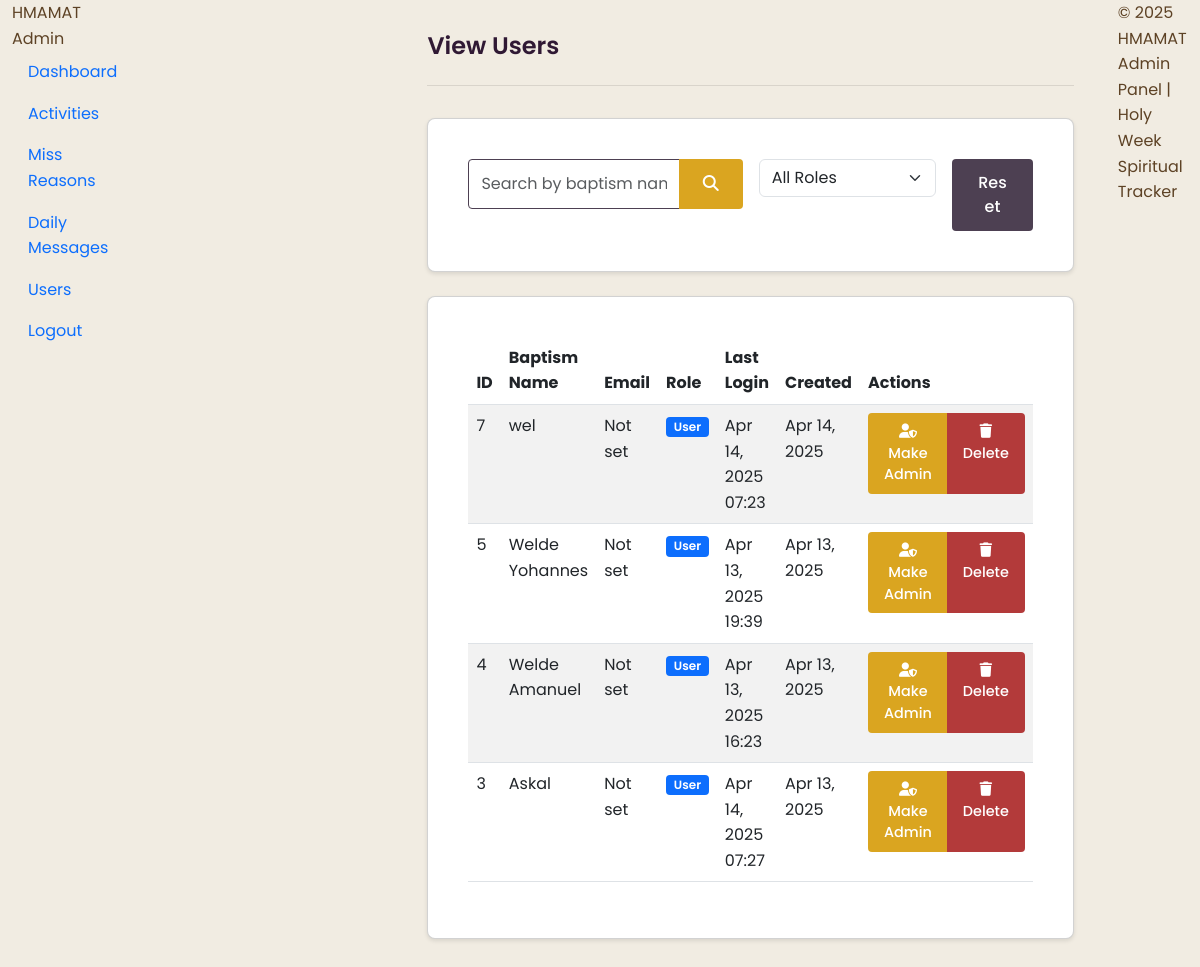
Page /admin/view_users.php (signed in) on the committed database.
### tables this page shows
CREATE TABLE `users` (
  `id` int(11) NOT NULL,
  `baptism_name` varchar(50) NOT NULL,
  `role` enum('user','admin') NOT NULL DEFAULT 'user',
  `password` varchar(255) NOT NULL,
  `unique_id` varchar(64) DEFAULT NULL,
  `email` varchar(100) DEFAULT NULL,
  `last_ip` varchar(45) DEFAULT NULL,
  `user_agent` text DEFAULT NULL,
  `last_login` datetime DEFAULT NULL,
  `created_at` datetime DEFAULT current_timestamp()
);

### admin/view_users.php (the view, shortened to what this page needs)
<?php
require_once '../includes/auth_check.php';
$page = isset($_GET['page']) ? (int)$_GET['page'] : 1;
$limit = 20;
$offset = ($page - 1) * $limit;
$search = isset($_GET['search']) ? trim($_GET['search']) : '';
$query = "SELECT id, baptism_name, email, role, last_login, last_ip, created_at FROM users";
$params = [];
$types = "";
$query .= " ORDER BY id DESC LIMIT ? OFFSET ?";
$params[] = $limit;
$params[] = $offset;
$types .= "ii";
$stmt = $conn->prepare($query);
if (!empty($params) && !empty($types)) {
    $ref_params = [];
    foreach ($params as $key => $value) {
        $ref_params[$key] = &$params[$key];
    }
    $stmt->bind_param($types, ...$ref_params);
}
$stmt->execute();
$result = $stmt->get_result();
$users = [];
while ($row = $result->fetch_assoc()) {
    $users[] = $row;
}
include_once '../includes/admin_header.php';
?>
<div class="admin-header">
    <h1 class="page-title">View Users</h1>
</div>
<div class="card mb-4">
    <div class="card-body">
        <form method="get" action="<?php echo htmlspecialchars($_SERVER["PHP_SELF"]); ?>" class="row g-3">
            <div class="col-md-6">
                <div class="input-group">
                    <input type="text" class="form-control" placeholder="Search by baptism name or email" name="search" value="<?php echo htmlspecialchars($search); ?>">
                    <button class="btn btn-outline-primary" type="submit"><i class="fas fa-search"></i></button>
                </div>
            </div>
            <div class="col-md-4">
                <select class="form-select" name="role" onchange="this.form.submit()">
                    <option value="">All Roles</option>
                </select>
            </div>
            <div class="col-md-2">
                <a href="<?php echo htmlspecialchars($_SERVER["PHP_SELF"]); ?>" class="btn btn-secondary w-100">Reset</a>
            </div>
        </form>
    </div>
</div>
<div class="card">
    <div class="card-body">
        <?php if (count($users) > 0): ?>
        <div class="table-responsive">
            <table class="table table-striped">
                <thead>
                    <tr>
                        <th>ID</th>
                        <th>Baptism Name</th>
                        <th>Email</th>
                        <th>Role</th>
                        <th>Last Login</th>
                        <th>Created</th>
                        <th>Actions</th>
                    </tr>
                </thead>
                <tbody>
                    <?php foreach ($users as $user): ?>
                    <tr>
                        <td><?php echo $user['id']; ?></td>
                        <td><?php echo htmlspecialchars($user['baptism_name']); ?></td>
                        <td><?php echo htmlspecialchars($user['email'] ?? 'Not set'); ?></td>
                        <td>
                            <span class="badge <?php echo $user['role'] === 'admin' ? 'bg-danger' : 'bg-primary'; ?>">
                                <?php echo ucfirst($user['role'] ?? 'user'); ?>
                            </span>
                        </td>
                        <td><?php echo $user['last_login'] ? date('M d, Y H:i', strtotime($user['last_login'])) : 'Never'; ?></td>
                        <td><?php echo date('M d, Y', strtotime($user['created_at'])); ?></td>
                        <td>
                            <div class="btn-group">
                                <?php if ($user['role'] !== 'admin'): ?>
                                <a href="?action=make_admin&id=<?php echo $user['id']; ?>" class="btn btn-sm btn-warning" onclick="return confirm('Are you sure you want to make this user an admin?');"><i class="fas fa-user-shield"></i> <span class="d-none d-md-inline">Make Admin</span></a>
                                <?php else: ?>
                                <a href="?action=remove_admin&id=<?php echo $user['id']; ?>" class="btn btn-sm btn-secondary" onclick="return confirm('Are you sure you want to remove admin privileges?');"><i class="fas fa-user"></i> <span class="d-none d-md-inline">Remove Admin</span></a>
                                <?php endif; ?>
                                <a href="?action=delete&id=<?php echo $user['id']; ?>" class="btn btn-sm btn-danger" onclick="return confirm('Are you sure you want to delete this user? This action cannot be undone.');"><i class="fas fa-trash"></i> <span class="d-none d-md-inline">Delete</span></a>
                            </div>
                        </td>
                    </tr>
                    <?php endforeach; ?>
                </tbody>
            </table>
        </div>
        <?php else: ?>
        <div class="alert alert-info">No users found.</div>
        <?php endif; ?>
    </div>
</div>
<?php
include_once '../includes/admin_footer.php';
?>

### admin/css/style.css (style rules this page uses)
:root { --bg-color: #F1ECE2; --primary-color: #DAA520; --secondary-color: #CDAF56; --text-color: #5D4225; --dark-color: #301934; --border-color: #4D4052; --success-color: #3C8761; --warning-color: #B33A3A; --padding: 1rem; }
* { margin: 0; padding: 0; box-sizing: border-box; }
body { font-family: 'Poppins', 'Roboto', sans-serif; background-color: var(--bg-color); color: var(--text-color); line-height: 1.6; min-height: 100vh; display: flex; }
.admin-header { display: flex; justify-content: space-between; align-items: center; margin-bottom: 2rem; padding-bottom: 1rem; border-bottom: 1px solid rgba(0, 0, 0, 0.1); }
.page-title { font-size: 1.5rem; font-weight: 600; color: var(--dark-color); }
.card { background-color: white; border-radius: 8px; box-shadow: 0 2px 4px rgba(0, 0, 0, 0.1); padding: 1.5rem; margin-bottom: 1.5rem; }
.form-control { width: 100%; padding: 0.75rem; font-size: 1rem; border: 1px solid var(--border-color); border-radius: 4px; background-color: #fff; }
.btn { display: inline-block; padding: 0.75rem 1.5rem; background-color: var(--primary-color); color: white; border: none; border-radius: 4px; cursor: pointer; font-weight: 500; transition: background-color 0.3s ease; }
.btn-sm { padding: 0.5rem 1rem; font-size: 0.9rem; }
.btn-secondary { background-color: var(--border-color); }
.btn-danger { background-color: var(--warning-color); }
.badge { display: inline-block; padding: 0.35em 0.65em; font-size: 0.75em; font-weight: 600; line-height: 1; text-align: center; white-space: nowrap; vertical-align: baseline; border-radius: 0.25rem; }
.mb-4 { margin-bottom: 2rem; }

### rows in the picture
users: id "7", baptism_name "wel", email "Not set", role "User", last_login "Apr 14, 2025 07:23", created_at "Apr 14, 2025"
users: id "5", baptism_name "Welde Yohannes", email "Not set", role "User", last_login "Apr 13, 2025 19:39", created_at "Apr 13, 2025"
users: id "4", baptism_name "Welde Amanuel", email "Not set", role "User", last_login "Apr 13, 2025 16:23", created_at "Apr 13, 2025"
users: id "3", baptism_name "Askal", email "Not set", role "User", last_login "Apr 14, 2025 07:27", created_at "Apr 13, 2025"

### other values in the picture
APP_NAME "HMAMAT"
APP_FULL_NAME "Holy Week Spiritual Tracker"
